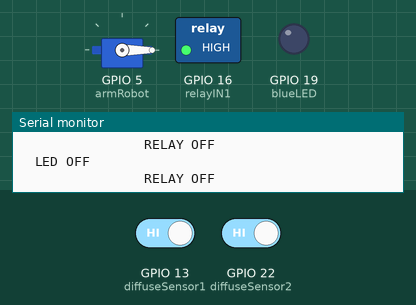
The sketch below on a simulated ESP32. Shown: servo, switched loads named in the sketch (green lamp = pin HIGH), output pins drawn as LEDs (lit = HIGH), the last lines printed to the serial monitor. Inputs (shaded band) come from the test bench; at power-on: GPIO 13 (diffuseSensor1) HIGH, GPIO 22 (diffuseSensor2) HIGH.

Above: at 1.2 s.
1.3 s: GPIO 13 (diffuseSensor1) driven LOW
At 2.5 s:
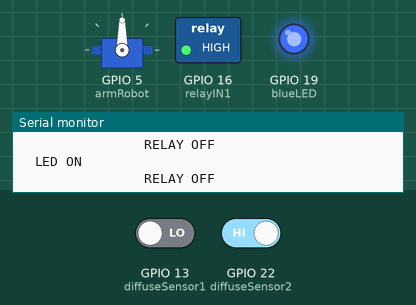
4.3 s: GPIO 22 (diffuseSensor2) driven LOW
At 5.8 s:
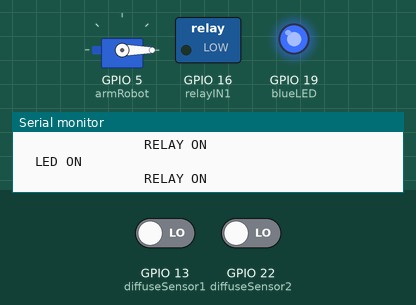
7.3 s: GPIO 13 (diffuseSensor1) driven HIGH
At 8.4 s:
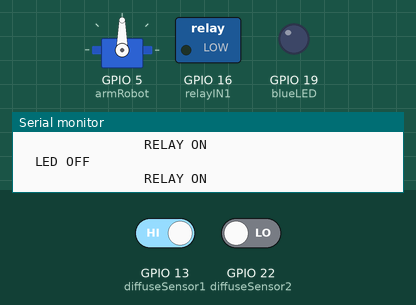
10.3 s: GPIO 22 (diffuseSensor2) driven HIGH
At 12.7 s:
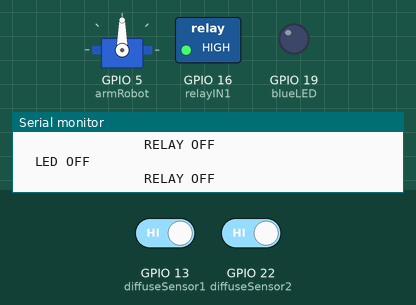
Timing chart, 0 to 14.3 s (numbered marks = the images above; inputs shaded):
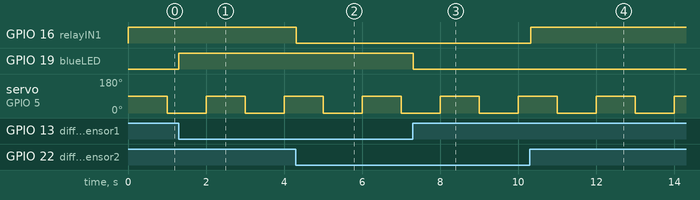

The sketch:

RTOS_diffuse1led_diffuse2relay_servo.ino
```cpp
#include <ESP32Servo.h>
Servo armRobot;

const int diffuseSensor1 = 13;
int dataSensor1 = 0;
const int blueLED = 19;

const int diffuseSensor2 = 22;
int dataSensor2 = 0;
const int relayIN1 = 16;

TaskHandle_t pets;
TaskHandle_t people;

void task1(void* parameters) {
  for (;;) {
    dataSensor1 = digitalRead(diffuseSensor1);

    if (dataSensor1 == LOW) {
      digitalWrite(blueLED, HIGH);
      Serial.println("  LED ON");
    } else {
      digitalWrite(blueLED, LOW);
      Serial.println("  LED OFF");
    }
    vTaskDelay(100);
  }
}

void task2(void* parameters) {
  for (;;) {
    dataSensor2 = digitalRead(diffuseSensor2);

    if (dataSensor2 == LOW) {
      digitalWrite(relayIN1, LOW);
      Serial.println("                RELAY ON");
    } else {
      digitalWrite(relayIN1, HIGH);
      Serial.println("                RELAY OFF");
    }
    vTaskDelay(100);
  }
}

void setup() {
  Serial.begin(115200);
  pinMode(diffuseSensor1, INPUT);
  pinMode(blueLED, OUTPUT);
  pinMode(diffuseSensor2, INPUT);
  pinMode(relayIN1, OUTPUT);

  armRobot.attach(5, 500, 2500);

  xTaskCreatePinnedToCore(task1, "Cats Detected", 5000, NULL, 1, &pets, 0);
  xTaskCreatePinnedToCore(task2, "Peoples Detected", 5000, NULL, 2, &people, 1);
}

void loop() {
  armRobot.write(90);
  Serial.println("                                  Gate Open");
  delay(1000);
  armRobot.write(0);
  Serial.println("                                  Gate Close");
  delay(1000);
}
```

Measured:
- after the input at 1.3 s, GPIO 19 (blueLED): LOW → HIGH at once
- after the input at 4.3 s, GPIO 16 (relayIN1): HIGH → LOW at once
- after the input at 7.3 s, GPIO 19 (blueLED): HIGH → LOW at once
- after the input at 10.3 s, GPIO 16 (relayIN1): LOW → HIGH at once
- by itself, servo on GPIO 5 (armRobot): alternates 90° for 1.0 s and 0° for 1.0 s
